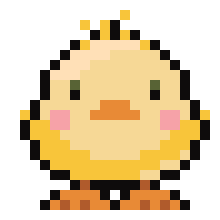
#> input picture assets/chicklet1.png, 220 x 220 px
$ python main.py
#> lines starting #> are read from the running program, lines starting #| are printed output that depends on the picture
import imageio.v3 as iio

# defines the paths of the pictures
filenames = ['assets/chicklet1.png', 'assets/chicklet2.png', 'assets/chicklet3.png', 'assets/chicklet4.png']
images =[]

# loops over and reads the images
for filename in filenames:
    images.append(iio.imread(filename))

# saves the gif to the current directory
iio.imwrite('./chicklet.gif', images, duratio = 500, loop = 0)
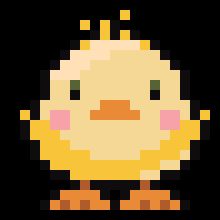
#> saved as chicklet.gif: shape (220, 220, 3); mean R, G, B 106, 85.9, 51
